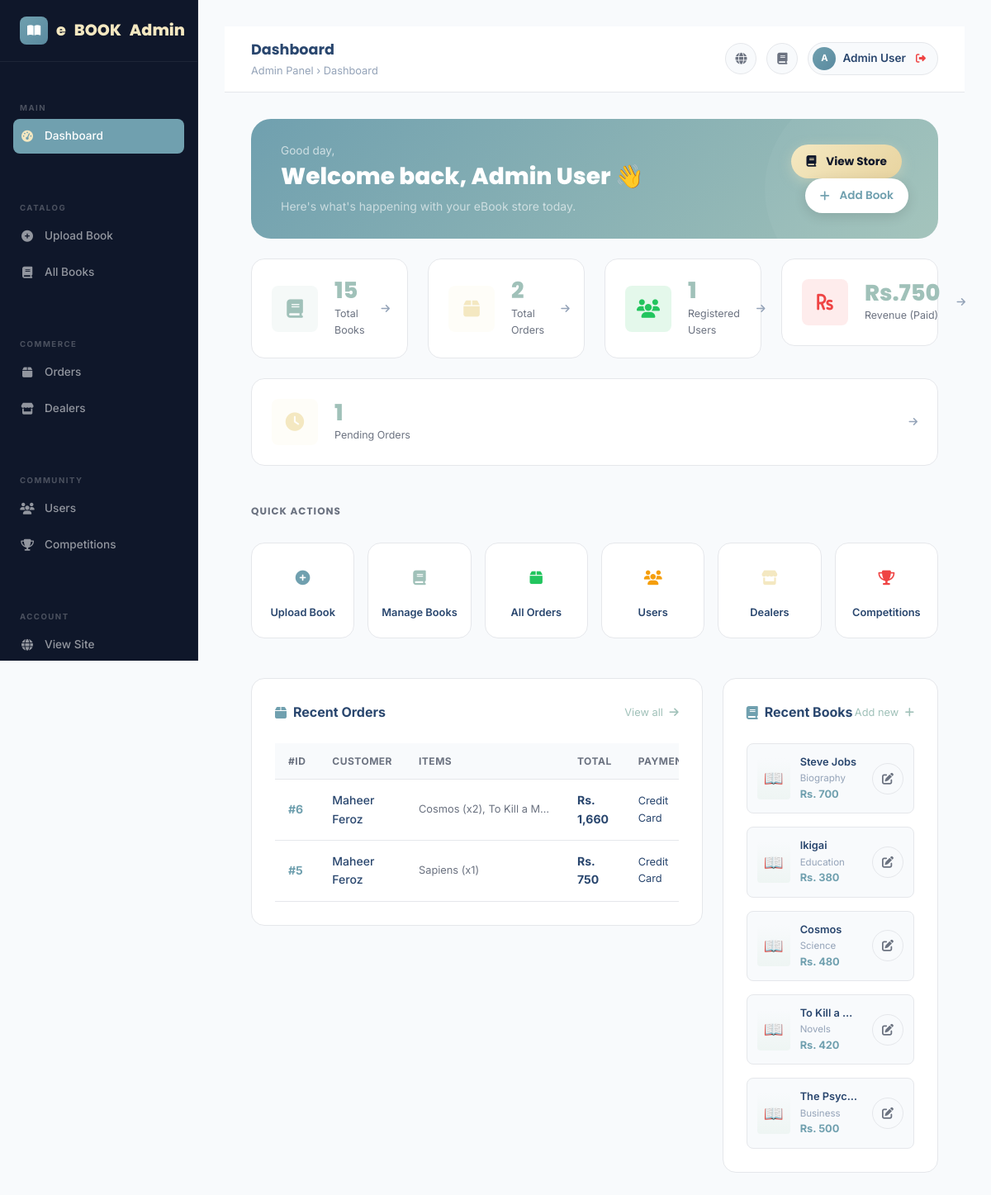
The app's page /admin/dashboard.php (signed in) with its own data.
### tables this page shows
CREATE TABLE `orders` (
  `id` int(11) NOT NULL,
  `user_id` int(11) NOT NULL,
  `items` text NOT NULL,
  `total` decimal(10,2) NOT NULL DEFAULT 0.00,
  `payment_method` varchar(100) DEFAULT 'Credit Card',
  `paid` tinyint(1) NOT NULL DEFAULT 0,
  `status` varchar(50) NOT NULL DEFAULT 'Pending',
  `order_date` datetime NOT NULL DEFAULT current_timestamp(),
  `full_name` varchar(255) DEFAULT NULL,
  `email` varchar(255) DEFAULT NULL,
  `phone` varchar(50) DEFAULT NULL,
  `address` text DEFAULT NULL,
  `city` varchar(100) DEFAULT NULL,
  `notes` text DEFAULT NULL
);

CREATE TABLE `accounts` (
  `id` int(11) NOT NULL,
  `name` varchar(255) NOT NULL,
  `email` varchar(255) NOT NULL,
  `password` varchar(255) NOT NULL,
  `role_id` tinyint(1) NOT NULL DEFAULT 2,
  `created_at` datetime NOT NULL DEFAULT current_timestamp()
);

CREATE TABLE `books` (
  `id` int(11) NOT NULL,
  `title` varchar(255) NOT NULL,
  `author` varchar(255) DEFAULT NULL,
  `category` varchar(100) DEFAULT 'General',
  `format` enum('PDF','Hard copy') DEFAULT 'PDF',
  `price` decimal(10,2) NOT NULL DEFAULT 0.00,
  `shipping_charge` decimal(10,2) NOT NULL DEFAULT 0.00,
  `weight` decimal(5,2) DEFAULT 0.50,
  `image` varchar(500) DEFAULT NULL,
  `description` text DEFAULT NULL,
  `pdf_path` varchar(500) DEFAULT NULL,
  `is_featured` tinyint(1) NOT NULL DEFAULT 0,
  `created_at` datetime NOT NULL DEFAULT current_timestamp()
);

### admin/dashboard.php (the view, shortened to what this page needs)
<?php
include '../db_config.php';
$totalBooks   = mysqli_fetch_assoc(mysqli_query($conn, "SELECT COUNT(*) AS cnt FROM books"))['cnt']   ?? 0;
$totalOrders  = mysqli_fetch_assoc(mysqli_query($conn, "SELECT COUNT(*) AS cnt FROM orders"))['cnt']  ?? 0;
$totalUsers   = mysqli_fetch_assoc(mysqli_query($conn, "SELECT COUNT(*) AS cnt FROM accounts WHERE role_id=2"))['cnt'] ?? 0;
$totalRevenue = mysqli_fetch_assoc(mysqli_query($conn, "SELECT COALESCE(SUM(total),0) AS rev FROM orders WHERE paid=1"))['rev'] ?? 0;
$pendingOrds  = mysqli_fetch_assoc(mysqli_query($conn, "SELECT COUNT(*) AS cnt FROM orders WHERE paid=0"))['cnt'] ?? 0;
$recentOrders = [];
$rRes = mysqli_query($conn, "SELECT o.*, a.name AS user_name FROM orders o LEFT JOIN accounts a ON o.user_id=a.id ORDER BY o.id DESC LIMIT 10");
if ($rRes) while ($row = mysqli_fetch_assoc($rRes)) $recentOrders[] = $row;
$recentBooks = [];
$bRes = mysqli_query($conn, "SELECT * FROM books ORDER BY id DESC LIMIT 5");
if ($bRes) while ($row = mysqli_fetch_assoc($bRes)) $recentBooks[] = $row;
include 'admin_header.php';
?>
<div class="row mb-4" data-aos="fade-up">
  <div class="col-12">
    <div style="background:var(--gradient-hero);border-radius:var(--radius-lg);padding:28px 36px;position:relative;overflow:hidden;">
      <div class="row align-items-center">
        <div class="col-md-8">
          <p style="color:rgba(255,255,255,.65);margin:0;font-size:.85rem;">Good day,</p>
          <h3 style="color:white;font-weight:800;margin:4px 0 8px;">Welcome back, <?= htmlspecialchars($_SESSION['user_name'] ?? 'Admin') ?> 👋</h3>
          <p style="color:rgba(255,255,255,.6);margin:0;font-size:.875rem;">Here's what's happening with your eBook store today.</p>
        </div>
        <div class="col-md-4 text-md-end mt-3 mt-md-0">
          <a href="../books.php"      class="btn-accent-custom me-2 btn-ripple" style="font-size:.85rem;padding:10px 18px;"><i class="fas fa-book me-1"></i>View Store</a>
          <a href="upload_book.php"   class="btn-white-custom btn-ripple" style="font-size:.85rem;padding:10px 18px;"><i class="fas fa-plus me-1"></i>Add Book</a>
        </div>
      </div>
    </div>
  </div>
</div>
<div class="row g-4 mb-5">
  <?php
  $stats = [
    ['icon'=>'fas fa-book',         'wrap'=>'blue',  'val'=>$totalBooks,               'label'=>'Total Books',       'link'=>'view_books.php'],
    ['icon'=>'fas fa-box',          'wrap'=>'gold',  'val'=>$totalOrders,              'label'=>'Total Orders',      'link'=>'view_orders.php'],
    ['icon'=>'fas fa-users',        'wrap'=>'green', 'val'=>$totalUsers,               'label'=>'Registered Users',  'link'=>'manage_users.php'],
    ['icon'=>'fas fa-rupee-sign',   'wrap'=>'red',   'val'=>'Rs.'.number_format($totalRevenue),'label'=>'Revenue (Paid)', 'link'=>'view_orders.php'],
    ['icon'=>'fas fa-clock',        'wrap'=>'gold',  'val'=>$pendingOrds,              'label'=>'Pending Orders',    'link'=>'view_orders.php'],
  ];
  foreach ($stats as $idx => $s):
  ?>
  <div class="col-sm-6 col-lg-<?= $idx < 4 ? '3' : '12' ?>" data-aos="fade-up" data-aos-delay="<?= $idx*60 ?>">
    <a href="<?= $s['link'] ?>" style="text-decoration:none;">
      <div class="dashboard-stat-card" style="cursor:pointer;">
        <div class="stat-icon-wrap <?= $s['wrap'] ?>"><i class="<?= $s['icon'] ?>"></i></div>
        <div>
          <div class="stat-value"><?= is_numeric($s['val']) ? number_format($s['val']) : $s['val'] ?></div>
          <div class="stat-label"><?= $s['label'] ?></div>
        </div>
        <i class="fas fa-arrow-right ms-auto" style="color:var(--text-muted);font-size:.75rem;"></i>
      </div>
    </a>
  </div>
  <?php endforeach; ?>
</div>
<div class="row g-3 mb-5" data-aos="fade-up">
  <div class="col-12">
    <h6 style="font-weight:700;color:var(--text-secondary);text-transform:uppercase;letter-spacing:1px;font-size:.75rem;margin-bottom:14px;">Quick Actions</h6>
  </div>
  <?php
  $actions = [
    ['icon'=>'fas fa-plus-circle',   'title'=>'Upload Book',   'href'=>'upload_book.php',          'color'=>'var(--primary)'],
    ['icon'=>'fas fa-book',          'title'=>'Manage Books',  'href'=>'view_books.php',           'color'=>'var(--secondary)'],
    ['icon'=>'fas fa-box',           'title'=>'All Orders',    'href'=>'view_orders.php',          'color'=>'var(--success)'],
    ['icon'=>'fas fa-users',         'title'=>'Users',         'href'=>'manage_users.php',         'color'=>'var(--warning)'],
    ['icon'=>'fas fa-store',         'title'=>'Dealers',       'href'=>'manage_dealers.php',       'color'=>'var(--accent)'],
    ['icon'=>'fas fa-trophy',        'title'=>'Competitions',  'href'=>'manage_competitions.php',  'color'=>'var(--danger)'],
  ];
  foreach ($actions as $a):
  ?>
  <div class="col-6 col-md-4 col-lg-2">
    <a href="<?= $a['href'] ?>" style="display:flex;flex-direction:column;align-items:center;gap:10px;padding:20px 12px;background:var(--surface);border:1px solid var(--border);border-radius:var(--radius-md);text-decoration:none;color:var(--text-primary);transition:var(--transition);"
      onmouseover="this.style.borderColor=this.dataset.color;this.style.transform='translateY(-4px)';this.style.boxShadow='var(--shadow-md)'"
      onmouseout="this.style.borderColor='var(--border)';this.style.transform='';this.style.boxShadow=''"
      data-color="<?= $a['color'] ?>">
      <div style="width:44px;height:44px;border-radius:10px;background:<?= $a['color'] ?>18;display:flex;align-items:center;justify-content:center;color:<?= $a['color'] ?>;font-size:1.1rem;">
        <i class="<?= $a['icon'] ?>"></i>
      </div>
      <span style="font-size:.8rem;font-weight:600;text-align:center;"><?= $a['title'] ?></span>
    </a>
  </div>
  <?php endforeach; ?>
</div>
<div class="row g-4">
  <div class="col-lg-8" data-aos="fade-right">
    <div class="dashboard-card">
      <div class="d-flex align-items-center justify-content-between mb-4">
        <div class="dashboard-card-title mb-0"><i class="fas fa-box"></i>Recent Orders</div>
        <a href="view_orders.php" style="font-size:.8rem;color:var(--secondary);">View all <i class="fas fa-arrow-right ms-1"></i></a>
      </div>
      <?php if (empty($recentOrders)): ?>
      <div style="text-align:center;padding:32px;color:var(--text-muted);">
        <i class="fas fa-inbox fa-2x mb-3 d-block" style="color:var(--border);"></i>
        <p>No orders yet.</p>
      </div>
      <?php else: ?>
      <div class="table-responsive">
        <table class="admin-table">
          <thead>
            <tr>
              <th>#ID</th>
              <th>Customer</th>
              <th>Items</th>
              <th>Total</th>
              <th>Payment</th>
            </tr>
          </thead>
          <tbody>
            <?php foreach ($recentOrders as $order):
            ?>
            <tr>
              <td><span style="font-weight:700;color:var(--primary);">#<?= $order['id'] ?></span></td>
              <td style="font-weight:500;"><?= htmlspecialchars($order['user_name'] ?? 'N/A') ?></td>
              <td>
                <div style="max-width:160px;white-space:nowrap;overflow:hidden;text-overflow:ellipsis;font-size:.8rem;color:var(--text-secondary);">
                  <?= htmlspecialchars($order['items'] ?? '') ?>
                </div>
              </td>
              <td style="font-weight:700;">Rs. <?= number_format($order['total']) ?></td>
              <td style="font-size:.8rem;"><?= htmlspecialchars($order['payment_method'] ?? '') ?></td>
            </tr>
            <?php endforeach; ?>
          </tbody>
        </table>
      </div>
      <?php endif; ?>
    </div>
  </div>
  <div class="col-lg-4" data-aos="fade-left">
    <div class="dashboard-card">
      <div class="d-flex align-items-center justify-content-between mb-4">
        <div class="dashboard-card-title mb-0"><i class="fas fa-book"></i>Recent Books</div>
        <a href="upload_book.php" style="font-size:.8rem;color:var(--secondary);">Add new <i class="fas fa-plus ms-1"></i></a>
      </div>
      <?php if (empty($recentBooks)): ?>
      <div style="text-align:center;padding:32px;color:var(--text-muted);">
        <i class="fas fa-book fa-2x mb-3 d-block" style="color:var(--border);"></i>
        <p>No books uploaded yet.</p>
        <a href="upload_book.php" class="btn-primary-custom btn-ripple" style="font-size:.8rem;padding:8px 18px;">Upload First Book</a>
      </div>
      <?php else: ?>
      <div class="d-flex flex-column gap-3">
        <?php foreach ($recentBooks as $book): ?>
        <div style="display:flex;align-items:center;gap:12px;padding:12px;background:var(--bg);border-radius:var(--radius-sm);border:1px solid var(--border);">
          <div style="width:40px;height:50px;background:var(--gradient-section);border-radius:4px;display:flex;align-items:center;justify-content:center;font-size:1.2rem;flex-shrink:0;">📖</div>
          <div style="flex:1;min-width:0;">
            <div style="font-weight:600;font-size:.8rem;white-space:nowrap;overflow:hidden;text-overflow:ellipsis;"><?= htmlspecialchars($book['title']) ?></div>
            <div style="font-size:.72rem;color:var(--text-muted);"><?= htmlspecialchars($book['category'] ?? '') ?></div>
            <div style="font-weight:700;font-size:.8rem;color:var(--primary);">Rs. <?= number_format($book['price']) ?></div>
          </div>
          <a href="edit_book.php?id=<?= $book['id'] ?>" class="topbar-btn" style="flex-shrink:0;" title="Edit">
            <i class="fas fa-edit"></i>
          </a>
        </div>
        <?php endforeach; ?>
      </div>
      <?php endif; ?>
    </div>
  </div>
</div>
<?php include 'admin_footer.php'; ?>

### css/style.css (style rules this page uses)
:root { --primary: #70a0af; --primary-hover: #5a8a9f; --secondary: #a0c1b9; --secondary-hover:#7fa8a0; --accent: #f4e8c1; --accent-hover: #e8d4a0; --success: #22C55E; --danger: #EF4444; --warning: #F59E0B; --info: #0EA5E9; --bg: #F8FAFC; --surface: #FFFFFF; --card-bg: rgba(255,255,255,0.75); --dark-bg: #0F172A; --dark-surface: #111827; --border: #E5E7EB; --divider: #CBD5E1; --text-primary: #29466e; --text-secondary: #6B7280; --text-muted: #94A3B8; --text-white: #FFFFFF; --gradient-hero: linear-gradient(135deg, #70a0af 0%, #a0c1b9 100%); --gradient-btn: linear-gradient(135deg, #70a0af, #5a8a9f); --gradient-accent: linear-gradient(135deg, #f4e8c1, #e8d4a0); --gradient-section: linear-gradient(180deg, #F8FAFC 0%, #EEF5F3 100%); --gradient-dark: linear-gradient(135deg, #2d5a6b, #70a0af, #a0c1b9); --radius-sm: 8px; --radius-md: 16px; --radius-lg: 24px; --radius-xl: 32px; --shadow-sm: 0 1px 3px rgba(0,0,0,.07), 0 1px 2px rgba(0,0,0,.06); --shadow-md: 0 4px 16px rgba(0,0,0,.10), 0 2px 6px rgba(0,0,0,.07); --shadow-lg: 0 20px 40px rgba(0,0,0,.12), 0 8px 16px rgba(0,0,0,.08); --shadow-xl: 0 32px 64px rgba(0,0,0,.14); --transition: all 0.3s cubic-bezier(0.4, 0, 0.2, 1); }
*, *::before, *::after { box-sizing: border-box; margin: 0; padding: 0; }
html { scroll-behavior: smooth; }
body { font-family: 'Inter', sans-serif; background: var(--bg); color: var(--text-primary); line-height: 1.6; overflow-x: hidden; }
body:not(.page-ready) { overflow: hidden; height: 100vh; }
h1, h2, h3, h4, h5, h6 { font-family: 'Poppins', sans-serif; font-weight: 700; line-height: 1.2; color: var(--text-primary); }
a { text-decoration: none; color: var(--secondary); transition: var(--transition); }
.btn-accent-custom { display: inline-flex; align-items: center; gap: 8px; background: var(--gradient-accent); color: var(--dark-bg); padding: 12px 28px; border-radius: 50px; font-family: 'Poppins', sans-serif; font-weight: 700; font-size: 0.9rem; border: none; cursor: pointer; transition: var(--transition); box-shadow: 0 4px 15px rgba(244,232,193,.35); text-decoration: none; }
.btn-white-custom { display: inline-flex; align-items: center; gap: 8px; background: white; color: var(--primary); padding: 12px 28px; border-radius: 50px; font-family: 'Poppins', sans-serif; font-weight: 600; font-size: 0.9rem; border: none; cursor: pointer; transition: var(--transition); box-shadow: 0 4px 15px rgba(0,0,0,.12); text-decoration: none; }
.btn-ripple { position: relative; overflow: hidden; }
.dashboard-stat-card { background: var(--surface); border-radius: var(--radius-md); padding: 24px; border: 1px solid var(--border); display: flex; align-items: center; gap: 20px; transition: var(--transition); }
.stat-icon-wrap { width: 56px; height: 56px; border-radius: var(--radius-sm); display: flex; align-items: center; justify-content: center; font-size: 1.4rem; flex-shrink: 0; }
.stat-icon-wrap.green { background: rgba(34,197,94,.12); color: var(--success); }
.stat-icon-wrap.blue { background: rgba(160,193,185,.1); color: var(--secondary); }
.stat-icon-wrap.gold { background: rgba(244,232,193,.12); color: var(--accent); }
.stat-icon-wrap.red { background: rgba(239,68,68,.1); color: var(--danger); }
.stat-value { font-family: 'Poppins', sans-serif; font-size: 1.7rem; font-weight: 800; line-height: 1; }
.stat-label { font-size: 0.78rem; color: var(--text-secondary); margin-top: 4px; }
.dashboard-card { background: var(--surface); border-radius: var(--radius-md); padding: 28px; border: 1px solid var(--border); margin-bottom: 24px; }
.dashboard-card-title { font-size: 1rem; font-weight: 700; margin-bottom: 20px; display: flex; align-items: center; gap: 8px; }
.dashboard-card-title i { color: var(--primary); }
.admin-table { width: 100%; border-collapse: collapse; font-size: 0.875rem; }
.admin-table th { background: var(--bg); padding: 12px 16px; text-align: left; font-size: 0.75rem; font-weight: 700; text-transform: uppercase; letter-spacing: 0.5px; color: var(--text-secondary); border-bottom: 1px solid var(--border); }
.admin-table td { padding: 14px 16px; border-bottom: 1px solid var(--border); vertical-align: middle; }
[data-aos] { transition-property: transform, opacity; }

### admin/admin_header.php (style rules this page uses)
:root { --sidebar-w: 240px; }
.topbar-btn { width:38px;height:38px;border-radius:50%;background:var(--bg);border:1px solid var(--border); display:flex;align-items:center;justify-content:center;cursor:pointer; color:var(--text-secondary);font-size:.875rem;transition:var(--transition);text-decoration:none; }

### records on screen
orders: id "6", user.name "Maheer Feroz", items "Cosmos (x2), To Kill a M…", total "1,660", payment_method "Credit Card"
orders: id "5", user.name "Maheer Feroz", items "Sapiens (x1)", total "750", payment_method "Credit Card"
books: title "Steve Jobs", category "Biography", price "700"
books: title "Ikigai", category "Education", price "380"
books: title "Cosmos", category "Science", price "480"
books: title "To Kill a…", category "Novels", price "420"
books: title "The Psyc…", category "Business", price "500"

### other values on screen
$pageTitle "Dashboard"
$adminName[0] "A"
$adminName "Admin User"
$_SESSION['user_name'] "Admin User"
$s['val'] "15"
$s['label'] "Total Books"
$s['val'] "2"
$s['label'] "Total Orders"
$s['val'] "1"
$s['label'] "Registered Users"
$s['val'] "Rs.750"
$s['label'] "Revenue (Paid)"
$s['label'] "Pending Orders"
$a['title'] "Upload Book"
$a['title'] "Manage Books"
